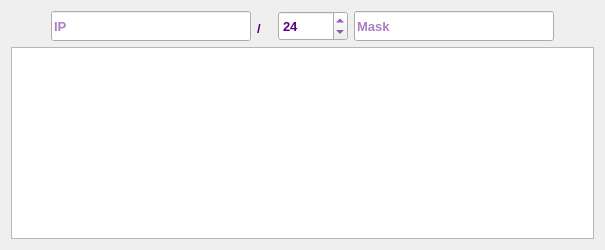
     <widget class="QWidget" name="splitTab">
      <attribute name="icon">
       <iconset resource="../../../../image.qrc">
        <normaloff>:/Image/split.png</normaloff>:/Image/split.png</iconset>
      </attribute>
      <attribute name="title">
       <string>IPV4 Splitting</string>
      </attribute>
      <layout class="QVBoxLayout" name="verticalLayout_5">
       <item>
        <layout class="QHBoxLayout" name="horizontalLayout_11">
         <item>
          <spacer name="horizontalSpacer_11">
           <property name="font">
            <font>
             <family>Tahoma</family>
             <pointsize>10</pointsize>
            </font>
           </property>
           <property name="orientation">
            <enum>Qt::Horizontal</enum>
           </property>
           <property name="sizeHint" stdset="0">
            <size>
             <width>40</width>
             <height>20</height>
            </size>
           </property>
          </spacer>
         </item>
         <item>
          <layout class="QHBoxLayout" name="horizontalLayout_10">
           <item>
            <widget class="QLineEdit" name="SIPLE">
             <property name="minimumSize">
              <size>
               <width>200</width>
               <height>30</height>
              </size>
             </property>
             <property name="maximumSize">
              <size>
               <width>200</width>
               <height>30</height>
              </size>
             </property>
             <property name="font">
              <font>
               <family>Tahoma</family>
               <pointsize>10</pointsize>
               <weight>75</weight>
               <bold>true</bold>
              </font>
             </property>
             <property name="styleSheet">
              <string notr="true">color: rgb(85, 0, 127);</string>
             </property>
             <property name="placeholderText">
              <string>IP</string>
             </property>
            </widget>
           </item>
           <item>
            <widget class="QLabel" name="label_2">
             <property name="minimumSize">
              <size>
               <width>15</width>
               <height>30</height>
              </size>
             </property>
             <property name="maximumSize">
              <size>
               <width>15</width>
               <height>25</height>
              </size>
             </property>
             <property name="font">
              <font>
               <family>Tahoma</family>
               <pointsize>10</pointsize>
               <weight>75</weight>
               <bold>true</bold>
              </font>
             </property>
             <property name="styleSheet">
              <string notr="true">color: rgb(85, 0, 127);</string>
             </property>
             <property name="text">
              <string>/</string>
             </property>
            </widget>
           </item>
           <item>
            <widget class="QSpinBox" name="SPrefixSB">
             <property name="minimumSize">
              <size>
               <width>70</width>
               <height>30</height>
              </size>
             </property>
             <property name="maximumSize">
              <size>
               <width>70</width>
               <height>30</height>
              </size>
             </property>
             <property name="font">
              <font>
               <family>Tahoma</family>
               <pointsize>10</pointsize>
               <weight>75</weight>
               <bold>true</bold>
              </font>
             </property>
             <property name="styleSheet">
              <string notr="true">color: rgb(85, 0, 127);</string>
             </property>
             <property name="minimum">
              <number>4</number>
             </property>
             <property name="maximum">
              <number>32</number>
             </property>
             <property name="value">
              <number>24</number>
             </property>
            </widget>
           </item>
           <item>
            <widget class="QLineEdit" name="SMaskLE">
             <property name="minimumSize">
              <size>
               <width>200</width>
               <height>30</height>
              </size>
             </property>
             <property name="maximumSize">
              <size>
               <width>200</width>
               <height>30</height>
              </size>
             </property>
             <property name="font">
              <font>
               <family>Tahoma</family>
               <pointsize>10</pointsize>
               <weight>75</weight>
               <bold>true</bold>
              </font>
             </property>
             <property name="styleSheet">
              <string notr="true">color: rgb(85, 0, 127);</string>
             </property>
             <property name="placeholderText">
              <string>Mask</string>
             </property>
            </widget>
           </item>
          </layout>
         </item>
         <item>
          <spacer name="horizontalSpacer_12">
           <property name="font">
            <font>
             <family>Tahoma</family>
             <pointsize>10</pointsize>
            </font>
           </property>
           <property name="orientation">
            <enum>Qt::Horizontal</enum>
           </property>
           <property name="sizeHint" stdset="0">
            <size>
             <width>40</width>
             <height>20</height>
            </size>
           </property>
          </spacer>
         </item>
        </layout>
       </item>
       <item>
        <widget class="QTreeView" name="STreeView">
         <property name="font">
          <font>
           <family>Tahoma</family>
           <pointsize>10</pointsize>
           <weight>50</weight>
           <bold>false</bold>
          </font>
         </property>
         <property name="styleSheet">
          <string notr="true">color: rgb(85, 0, 127);</string>
         </property>
         <property name="indentation">
          <number>50</number>
         </property>
         <property name="animated">
          <bool>true</bool>
         </property>
         <property name="headerHidden">
          <bool>true</bool>
         </property>
        </widget>
       </item>
      </layout>
     </widget>
